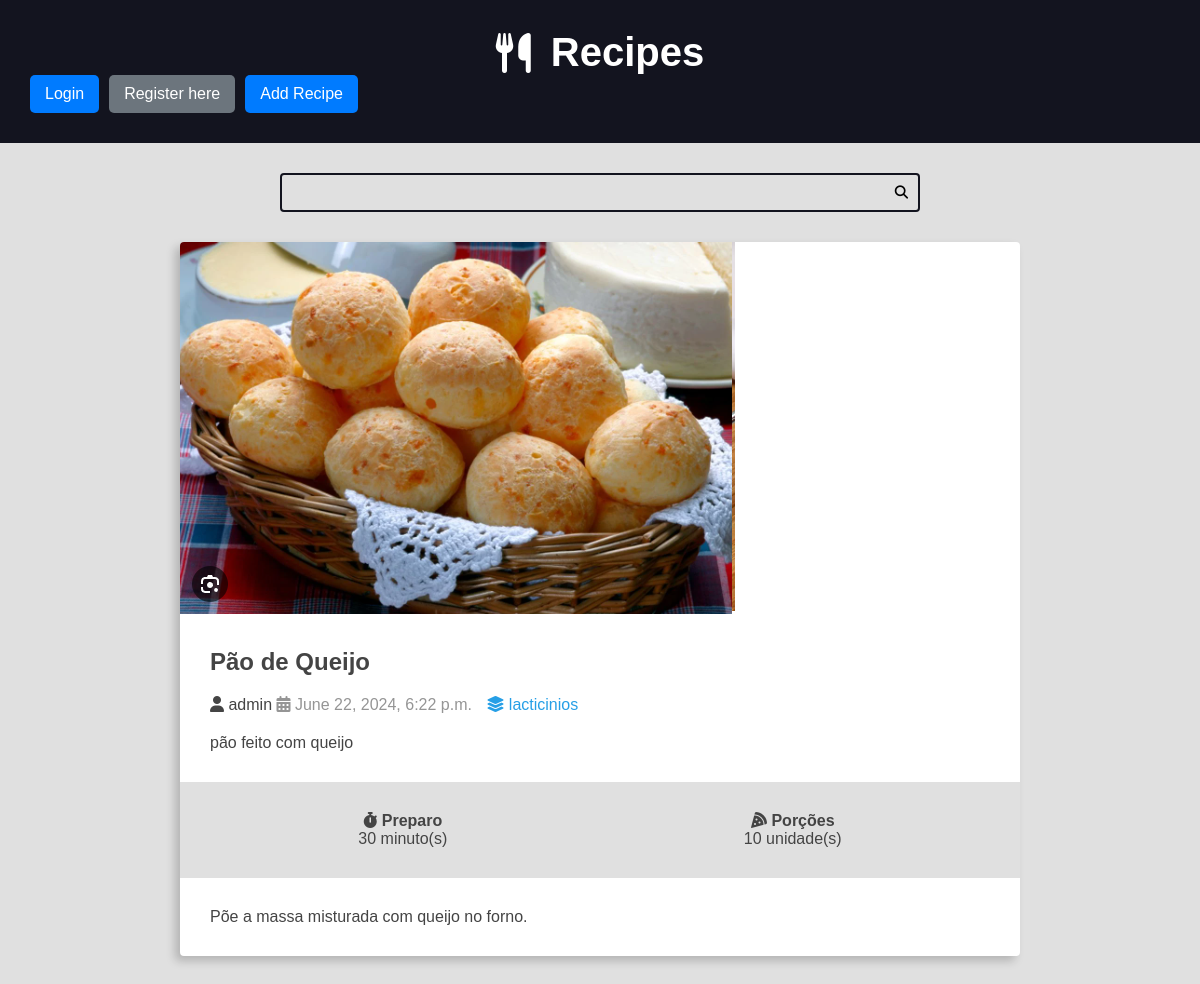
The page /recipes/2/ on the database its author committed.
### recipes/models.py (models this page shows, shortened)
class Recipe(models.Model):
    title = models.CharField(max_length=65) #VARCHAR(65)
    description = models.CharField(max_length=165) #VARCHAR(165)
    slug = models.SlugField(unique=True) #VARCHAR
    preparation_time = models.IntegerField() #INTEGER
    preparation_time_unit = models.CharField(max_length=65)
    servings = models.IntegerField() #INTEGER
    servings_unit = models.CharField(max_length=65) #VARCHAR(65)
    preparation_steps = models.TextField() #TEXT
    preparation_steps_is_html = models.BooleanField(default=False) #BOOLEAN
    created_at = models.DateTimeField(auto_now_add=True) #TIMESTAMP
    updated_at = models.DateTimeField(auto_now=True) #TIMESTAMP
    is_published = models.BooleanField(default=False) #BOOLEAN
    cover = models.ImageField(upload_to='recipes/covers/%Y/%m/%d/') #VARCHAR
    category = models.ForeignKey(
        Category, on_delete=models.SET_NULL, null=True,
        blank=True, default=None
        ) #VARCHAR(65)
    author = models.ForeignKey(
        User, on_delete=models.SET_NULL, null=True
        ) #VARCHAR

class Category(models.Model):
    name = models.CharField(max_length=65) #VARCHAR(65)

### recipes/views.py (the view)
# urls.py: path('recipes/<int:id>/', recipe, name='recipes-recipe'), #Recipes
def recipe(request, id):
    recipe = get_object_or_404(Recipe,
        pk=id,
        is_published = True
        )
    return render(request, 'recipes/pages/recipe-view.html',context={
                    'recipe': recipe,
                    'is_detail_page': True,
                  })

### recipes/templates/recipes/pages/recipe-view.html (shortened to what this page needs)
{% extends 'recipes/pages/base.html' %}
{% block content %}
        <div class="main-content main-content-detail container">
            {% include 'recipes/partials/recipe.html' %}
        </div>
{% endblock content %}

### recipes/templates/recipes/partials/recipe.html (shortened to what this page needs)
{% load static %}
<div class="recipe recipe-list-item">
    <div class="recipe-cover">
        <img src="{{ recipe.cover.url }}" alt="Temporário">
    </div>
    <div class="recipe-title-container">
        <h2 class="recipe-title">
            {{ recipe.title }}
        </h2>
    </div>
    <div class="recipe-author">
        <span class="recipe-author-user">
            <i class="fas fa-user"></i>
            {% if recipe.author is not None %}
                {% if recipe.author.first_name %}
                {{ recipe.author.first_name}} {{recipe.author.last_name}}
                {% else %}
                {{ recipe.author.username }}
                {% endif %}
            {% else %}
        </span>
             Desconhecido
            {% endif %}
        <span class="recipe-author-item">
            <i class="fas fa-calendar-alt"></i>
                {{ recipe.created_at }}
        </span>
        {% if recipe.category is not None%}
        <span class="recipe-author-item">
            <a href="{% url 'recipes-category' recipe.category.id %}">
                <i class="fas fa-layer-group"></i>
                <span> {{ recipe.category.name }}</span>
            </a>
        </span>
        {% endif %}
    </div>
    <div class="recipe-content">
        <p> {{ recipe.description}}</p>
    </div>
    <div class="recipe-meta-container">
        <div class="recipe-meta recipe-preparation">
            <h3 class="recipe-meta-title"><i class="fas fa-stopwatch"></i> Preparo</h3>
            <div class="recipe-meta-text">
                {{ recipe.preparation_time}} {{ recipe.preparation_time_unit}}
            </div>
        </div>
        <div class="recipe-meta recipe-servings">
            <h3 class="recipe-meta-title"><i class="fas fa-pizza-slice"></i> Porções</h3>
            <div class="recipe-meta-text">
                {{recipe.servings}} {{recipe.servings_unit}}
            </div>
        </div>
    </div>
    {% if is_detail_page is True %}
    <div class="preparation-steps">
        {% if recipe.preparation_steps_is_html is True %}
            {{ recipe.preparation_steps | safe }}
        {% else %}
            {{ recipe.preparation_steps }}
        {% endif %}
    </div>
    {% endif %}
</div>

### recipes/static/recipes/css/style.css (style rules this page uses)
:root { --color-primary: #269fe6; --color-primary-hover: #2086c2; --color-primary-dark: #13141f; --color-primary-dark-hover: #212336; --color-primary-light: #d4ecfa; --color-primary-light-hover: #bdd8e7; --color-white: #fff; --color-black: #000; --color-dark-text: #444; --color-info-light: #cce5ff; --color-debug-light: #cce5ff; --color-success-light: #d4edda; --color-alert-light: #fff3cd; --color-warning-light: #fff3cd; --color-error-light: #f8d7da; --color-info-dark: #4d86c4; --color-debug-dark: #4d86c4; --color-success-dark: #4a9c5d; --color-alert-dark: #927f40; --color-warning-dark: #927f40; --color-error-dark: #da525d; --color-gray-0: #f9f9f9; --color-gray-1: #e0e0e0; --color-gray-2: #c7c7c7; --color-gray-3: #aeaeae; --color-gray-4: #959595; --color-gray-5: #7d7d7d; --color-gray-6: #646464; --color-gray-7: #4b4b4b; --color-gray-8: #323232; --color-gray-9: #191919; --font-primary: sans-serif; --font-headings: 'Roboto Slab', serif; --spacing-gutter-medium: 3rem; --spacing-gutter-large: 4rem; }
* { padding: 0; margin:0; box-sizing: border-box; }
html { font-size: 62.5%; }
body { font-size: 1.6rem; font-family: var(--font-primary); background: var(--color-gray-1); color: var(--color-dark-text); }
.container { max-width: 144rem; margin: 0 auto; padding: var(--spacing-gutter-medium); }
.main-content { padding-top: 0; }
.recipe { background: var(--color-white); box-shadow: -5px 5px 10px rgba(0,0,0,.2); transition: all 300ms ease-in-out; transform: scale(1); border-radius: .4rem; overflow: hidden; }
.recipe img { max-width: 100%; }
.recipe-list-item { max-width: 64rem; height: fit-content; }
.recipe-title-container { padding: var(--spacing-gutter-medium); padding-bottom: 2rem; }
.recipe-author { padding: 0 var(--spacing-gutter-medium); }
.recipe-content { padding: var(--spacing-gutter-medium); padding-top: 2rem ; }
.recipe-author-item { color: var(--color-gray-4); margin-right: 1rem; }
.recipe-author a { color: var(--color-primary); transition: all 300ms ease-in-out; text-decoration: none; }
.recipe-meta-container { display: flex; flex-flow: row wrap; padding: var(--spacing-gutter-medium); background: var(--color-gray-1); }
.recipe-meta { display: flex; flex-flow: column wrap; flex-shrink: 1; flex-grow: 1; text-align: center; }
.recipe-meta-title { font-size: 1.6rem; }
.preparation-steps { padding: var(--spacing-gutter-medium); }
.main-content-detail .recipe-list-item { max-width: 84rem; margin:0 auto; }

### rows shown on the page
Recipe: cover (picture), title "Pão de Queijo", author.username "admin", created_at "June 22, 2024, 6:22 p.m.", category.name "lacticinios", description "pão feito com queijo", preparation_time "30", preparation_time_unit "minuto(s)", servings "10", servings_unit "unidade(s)", preparation_steps "Põe a massa misturada com queijo no forno."
